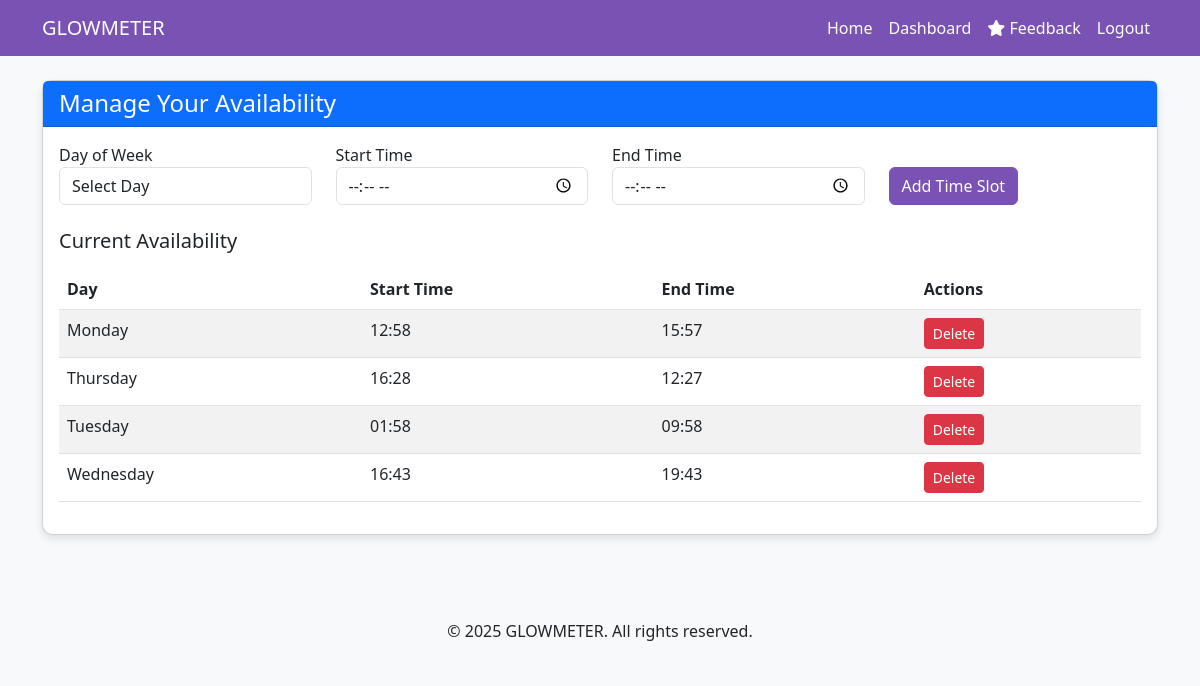
Screenshot of /manage-availability/ (signed in) with the database file from the repository.
### glowmeter_app/models.py (models this page shows, shortened)
class DoctorAvailability(models.Model):
    DAYS_OF_WEEK = [
        ('Monday', 'Monday'),
        ('Tuesday', 'Tuesday'),
        ('Wednesday', 'Wednesday'),
        ('Thursday', 'Thursday'),
        ('Friday', 'Friday'),
        ('Saturday', 'Saturday'),
        ('Sunday', 'Sunday'),
    ]
    doctor = models.ForeignKey(Doctor, on_delete=models.CASCADE, related_name='availabilities')
    day = models.CharField(max_length=10, choices=DAYS_OF_WEEK)
    start_time = models.TimeField()
    end_time = models.TimeField()
    class Meta:
        ordering = ['day', 'start_time']
        unique_together = ['doctor', 'day', 'start_time', 'end_time']

### glowmeter_app/views.py (the view, shortened to what this page needs)
# urls.py: path('manage-availability/', views.manage_availability, name='manage_availability'),
@login_required
def manage_availability(request):
    if not request.user.is_doctor:
        messages.error(request, "Only doctors can manage their availability.")
        return redirect('dashboard')
    doctor = request.user.doctor_profile
    availabilities = DoctorAvailability.objects.filter(doctor=doctor).order_by('day', 'start_time')
    context = {
        'availabilities': availabilities,
        'days_of_week': DoctorAvailability.DAYS_OF_WEEK
    }
    return render(request, 'manage_availability.html', context)

### templates/manage_availability.html (shortened to what this page needs)
{% extends 'base.html' %}
{% block content %}
<div class="container mt-4">
    <div class="row">
        <div class="col-md-12">
            <div class="card">
                <div class="card-header bg-primary text-white">
                    <h4 class="mb-0">Manage Your Availability</h4>
                </div>
                <div class="card-body">
                    <form method="POST" class="mb-4">
                        <div class="row">
                            <div class="col-md-3">
                                <div class="form-group">
                                    <label for="day">Day of Week</label>
                                    <select name="day" id="day" class="form-control" required>
                                        <option value="">Select Day</option>
                                    </select>
                                </div>
                            </div>
                            <div class="col-md-3">
                                <div class="form-group">
                                    <label for="start_time">Start Time</label>
                                    <input type="time" name="start_time" id="start_time" class="form-control" required>
                                </div>
                            </div>
                            <div class="col-md-3">
                                <div class="form-group">
                                    <label for="end_time">End Time</label>
                                    <input type="time" name="end_time" id="end_time" class="form-control" required>
                                </div>
                            </div>
                            <div class="col-md-3">
                                <div class="form-group">
                                    <label class="d-block">&nbsp;</label>
                                    <button type="submit" class="btn btn-primary">Add Time Slot</button>
                                </div>
                            </div>
                        </div>
                    </form>
                    <h5 class="mb-3">Current Availability</h5>
                    {% if availabilities %}
                        <div class="table-responsive">
                            <table class="table table-striped">
                                <thead>
                                    <tr>
                                        <th>Day</th>
                                        <th>Start Time</th>
                                        <th>End Time</th>
                                        <th>Actions</th>
                                    </tr>
                                </thead>
                                <tbody>
                                    {% for slot in availabilities %}
                                        <tr>
                                            <td>{{ slot.day }}</td>
                                            <td>{{ slot.start_time|time:"H:i" }}</td>
                                            <td>{{ slot.end_time|time:"H:i" }}</td>
                                            <td>
                                                <form method="POST" style="display: inline;">
                                                    <button type="submit" class="btn btn-danger btn-sm"
                                                            onclick="return confirm('Are you sure you want to delete this time slot?')">
                                                        Delete
                                                    </button>
                                                </form>
                                            </td>
                                        </tr>
                                    {% endfor %}
                                </tbody>
                            </table>
                        </div>
                    {% else %}
                        <div class="alert alert-info">
                            You haven't set any availability yet. Use the form above to add your available time slots.
                        </div>
                    {% endif %}
                </div>
            </div>
        </div>
    </div>
</div>
{% endblock %}

### templates/base.html (style rules this page uses)
body { font-family: 'Segoe UI', Tahoma, Geneva, Verdana, sans-serif; background-color: #f8f9fa; }
.card { border-radius: 10px; box-shadow: 0 4px 8px rgba(0,0,0,0.1); margin-bottom: 20px; }
.btn-primary { background-color: #7952b3; border-color: #7952b3; }

### rows the page displays
DoctorAvailability: day "Monday", start_time "12:58", end_time "15:57"
DoctorAvailability: day "Thursday", start_time "16:28", end_time "12:27"
DoctorAvailability: day "Tuesday", start_time "01:58", end_time "09:58"
DoctorAvailability: day "Wednesday", start_time "16:43", end_time "19:43"
